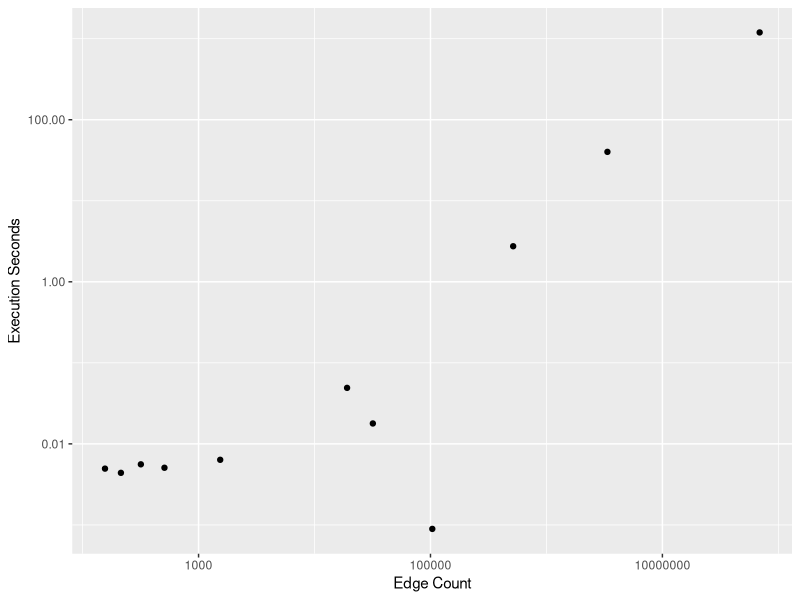

Reproduce this figure in R.
library('ggplot2');
data = read.csv('performance.csv');
# print(data);

xlimits = c(
  floor(min(data$edge_count) * 0.9),
  ceiling(max(data$edge_count) * 1.1)
);
ylimits = c(
  floor(min(data$execution_seconds) * 0.9),
  ceiling(max(data$execution_seconds) * 1.1)
);

# fn_smooth <- smooth.spline(x=data$edge_count, y=data$execution_seconds);
# data$smooth = data.frame(predict(fn_smooth, data$edge_count))$y;

options(scipen=10000)
graph <- ggplot() +
    geom_point(data=data , aes(x=edge_count, y=execution_seconds)) +
#   stat_smooth(data=data , aes(x=edge_count, y=smooth)) +
    scale_y_continuous(trans='log10') +
    scale_x_continuous(trans='log10') +
    xlab('Edge Count') +
    ylab('Execution Seconds');

# print(graph);
ggsave(plot=graph, 'performance.png');
dev.off();
